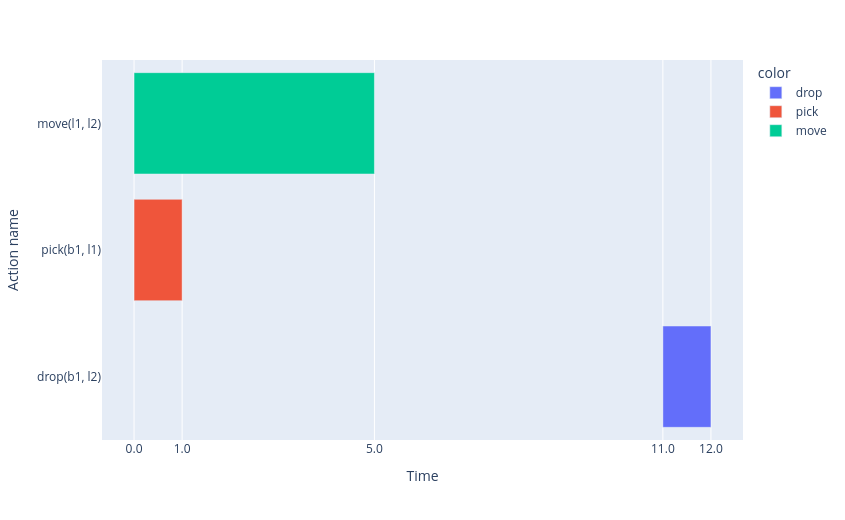

Write notebook code for a chart like this one.
### Code cell
with OneshotPlanner(name="tempest", params={"incremental": True, "solver_name": "z3"}) as p:
    result = p.solve(ball_prob, output_stream=sys.stdout)

print("\nPlan:")
for start, action, duration in result.plan.timed_actions:
    print(f"  t={float(start):.3f}  {action}  dur={duration}")

# Visualise the plan as a timeline (instantaneous pick/drop appear as short bars).
plot_time_triggered_plan(result.plan)

### Figure 1 — Plotly figure (JSON) as saved in the notebook; plotly's stock layout.template omitted (floating-point values rounded to 4 significant figures)
{"data": [{"base": ["1970-01-01T01:00:11.000000"], "hovertemplate": "color=drop<br>start=%{base}<br>end=%{x}<br>Action name=%{y}<extra></extra>", "legendgroup": "drop", "marker": {"color": "#636efa", "pattern": {"shape": ""}}, "name": "drop", "orientation": "h", "showlegend": true, "textposition": "auto", "type": "bar", "x": [1000], "xaxis": "x", "y": ["drop(b1, l2)_0"], "yaxis": "y"}, {"base": ["1970-01-01T01:00:00.000000"], "hovertemplate": "color=pick<br>start=%{base}<br>end=%{x}<br>Action name=%{y}<extra></extra>", "legendgroup": "pick", "marker": {"color": "#EF553B", "pattern": {"shape": ""}}, "name": "pick", "orientation": "h", "showlegend": true, "textposition": "auto", "type": "bar", "x": [1000], "xaxis": "x", "y": ["pick(b1, l1)_1"], "yaxis": "y"}, {"base": ["1970-01-01T01:00:00.000000"], "hovertemplate": "color=move<br>start=%{base}<br>end=%{x}<br>Action name=%{y}<extra></extra>", "legendgroup": "move", "marker": {"color": "#00cc96", "pattern": {"shape": ""}}, "name": "move", "orientation": "h", "showlegend": true, "textposition": "auto", "type": "bar", "x": [5000], "xaxis": "x", "y": ["move(l1, l2)_2"], "yaxis": "y"}], "layout": {"barmode": "overlay", "height": 520, "legend": {"title": {"text": "color"}, "tracegroupgap": 0}, "margin": {"t": 60}, "width": 845, "xaxis": {"anchor": "y", "domain": [0, 1], "tickmode": "array", "ticktext": ["1.0", "5.0", "0.0", "12.0", "11.0"], "tickvals": ["1970-01-01T01:00:01", "1970-01-01T01:00:05", "1970-01-01T01:00:00", "1970-01-01T01:00:12", "1970-01-01T01:00:11"], "title": {"text": "Time"}, "type": "date"}, "yaxis": {"anchor": "x", "domain": [0, 1], "tickmode": "array", "ticktext": ["drop(b1, l2)", "pick(b1, l1)", "move(l1, l2)"], "tickvals": ["drop(b1, l2)_0", "pick(b1, l1)_1", "move(l1, l2)_2"], "title": {"text": "Action name"}}}}
